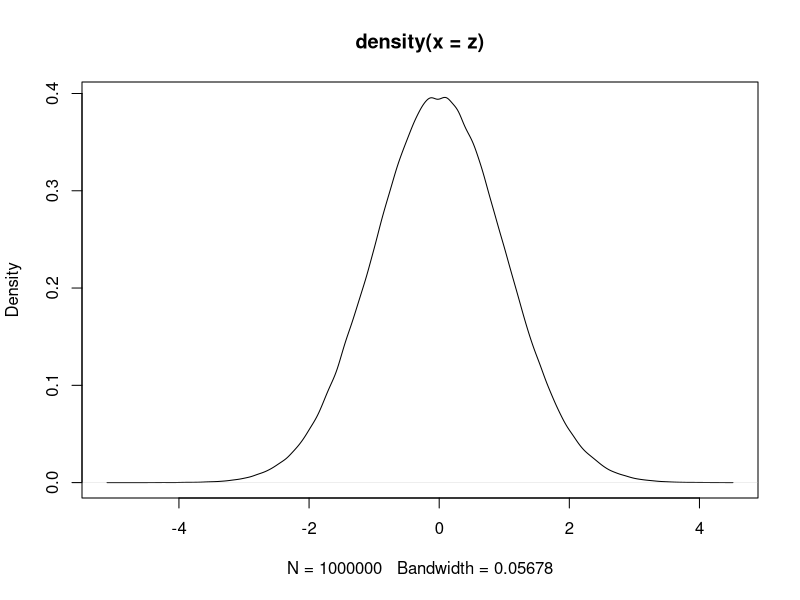

Here is the R script that generated this plot:
##CI construction 

z=rnorm(1000000)
plot(density(z))

#for 90% CI
quantile(z, 0.05)

#for 95% CI
quantile(z, 0.025)


#for 99% CI
quantile(z, 0.005)
